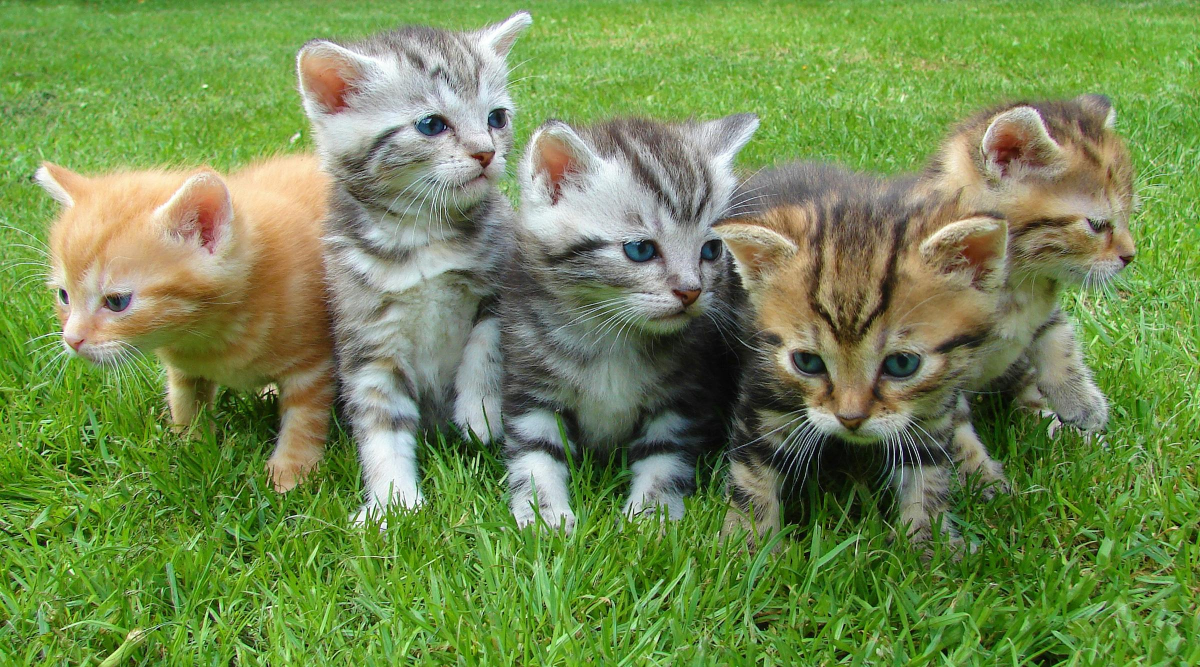
#> input picture Set-2/Question11/sample.jpg, 2400 x 1334 px (shown at 1/2 size)
$ jupyter execute Question11.ipynb
#> lines starting #> are read from the running program, lines starting #| are printed output that depends on the picture
[cell 1]
import cv2
import numpy as np
import matplotlib.pyplot as plt

[cell 2]
# Frequency Domain High-Pass Filters
def ideal_high_pass(shape, cutoff):
    rows, cols = shape
    crow, ccol = rows//2, cols//2
    mask = np.ones((rows, cols), np.float32)
    for u in range(rows):
        for v in range(cols):
            if np.sqrt((u-crow)**2 + (v-ccol)**2) <= cutoff:
                mask[u, v] = 0
    return mask

def butterworth_high_pass(shape, cutoff, order=2):
    rows, cols = shape
    crow, ccol = rows//2, cols//2
    mask = np.zeros((rows, cols), np.float32)
    for u in range(rows):
        for v in range(cols):
            D = np.sqrt((u-crow)**2 + (v-ccol)**2)
            if D == 0:
                mask[u,v] = 0
            else:
                mask[u, v] = 1 / (1 + (cutoff/D)**(2*order))
    return mask

def gaussian_high_pass(shape, cutoff):
    rows, cols = shape
    crow, ccol = rows//2, cols//2
    mask = np.zeros((rows, cols), np.float32)
    for u in range(rows):
        for v in range(cols):
            D2 = (u-crow)**2 + (v-ccol)**2
            mask[u, v] = 1 - np.exp(-D2 / (2*(cutoff**2)))
    return mask

[cell 3]
# Apply Filter
def apply_filter(img, mask):
    # DFT
    dft = cv2.dft(np.float32(img), flags=cv2.DFT_COMPLEX_OUTPUT)
    dft_shift = np.fft.fftshift(dft)

    # Apply mask
    dft_shift[:,:,0] *= mask
    dft_shift[:,:,1] *= mask

    # Inverse DFT
    f_ishift = np.fft.ifftshift(dft_shift)
    img_back = cv2.idft(f_ishift)
    img_back = cv2.magnitude(img_back[:,:,0], img_back[:,:,1])

    return img_back

[cell 4]
# Main Program

# Load and resize image
img = cv2.imread("sample.jpg", cv2.IMREAD_GRAYSCALE)
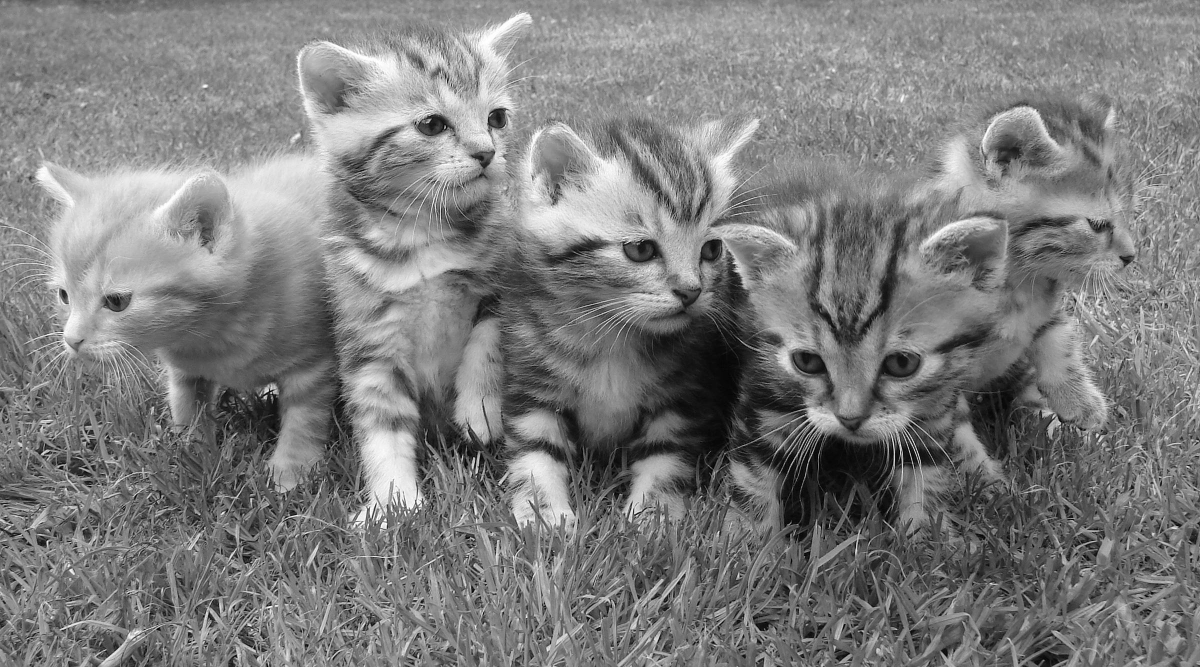
#> img: shape (1334, 2400) (shown at 1/2 size); min 0, max 255, mean 125.3
img = cv2.resize(img, (256, 256))
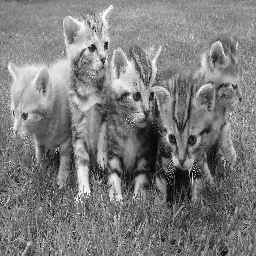
#> img: shape (256, 256); min 0, max 255, mean 125.2

cutoff = 30  # cutoff frequency

# Generate filters
ihpf = ideal_high_pass(img.shape, cutoff)
bhpf = butterworth_high_pass(img.shape, cutoff, order=2)
ghpf = gaussian_high_pass(img.shape, cutoff)

# Apply filters
ihpf_img = apply_filter(img, ihpf)
#> in apply_filter, `img_back = cv2.magnitude(img_back[:,:,0], img_back[:,:,1])`:
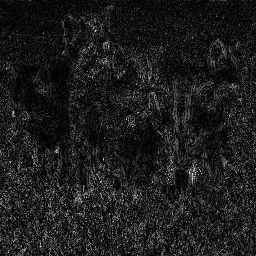
#> img_back: shape (256, 256) float32; min 28.34, max 9869282, mean 1130636.5; drawn with min black and max white
bhpf_img = apply_filter(img, bhpf)
#> in apply_filter (call 2), `img_back = cv2.magnitude(img_back[:,:,0], img_back[:,:,1])`:
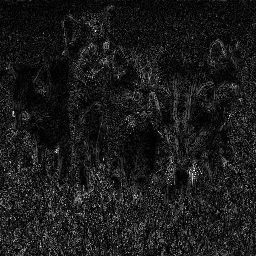
#> img_back: shape (256, 256) float32; min 14.28, max 9649508, mean 1043358.6; drawn with min black and max white
ghpf_img = apply_filter(img, ghpf)

[cell 5]
# Display Results
titles = ["Original", "Ideal HPF", "Butterworth HPF", "Gaussian HPF"]
images = [img, ihpf_img, bhpf_img, ghpf_img]

plt.figure(figsize=(12,6))
for i in range(4):
    plt.subplot(2,2,i+1)
    plt.imshow(images[i], cmap='gray')
    plt.title(titles[i])
    plt.axis('off')
plt.tight_layout()
plt.show()
